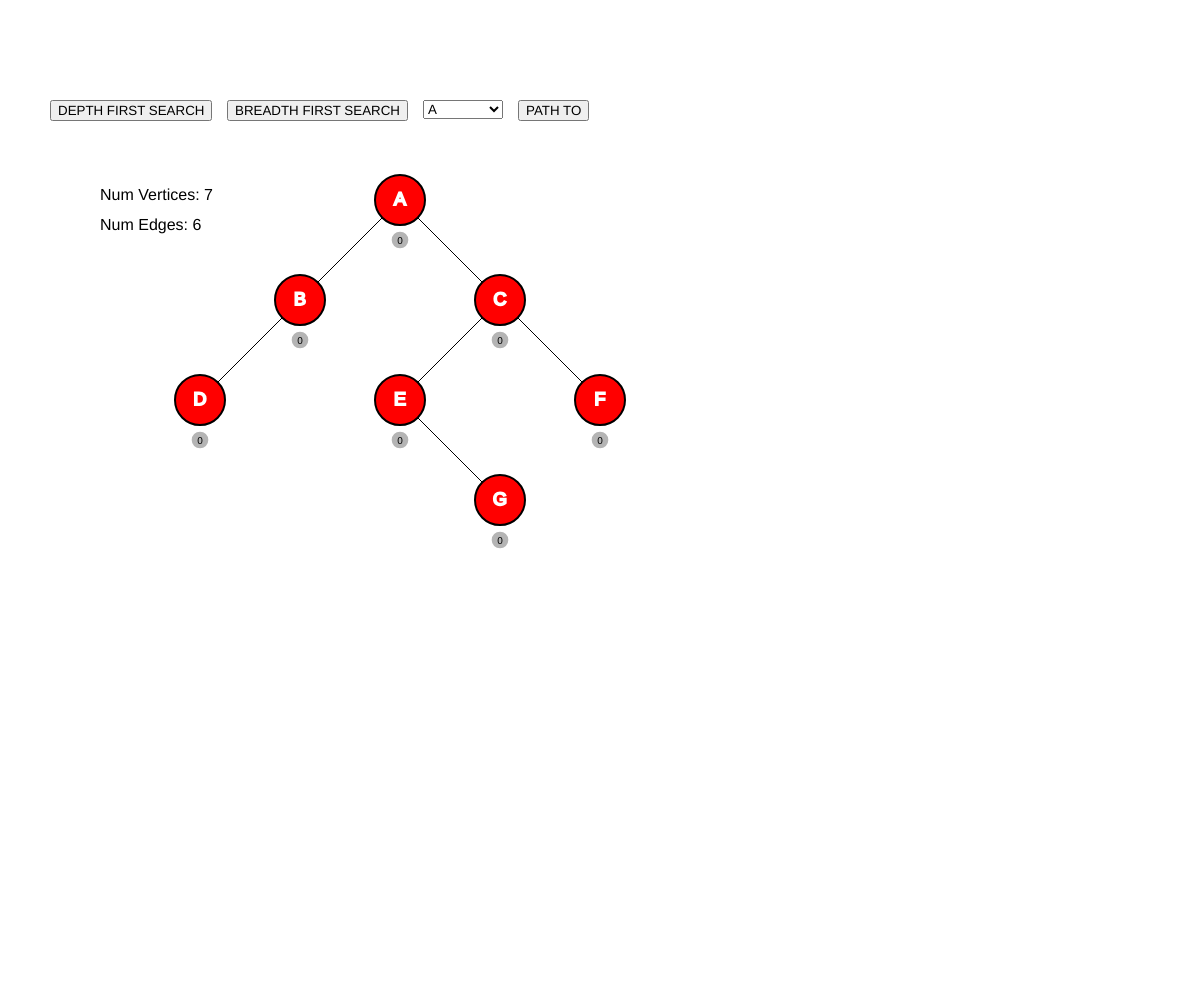
Frame 1 (no input)
Frame 60 (no input): identical to frame 1, image omitted
Frame 120 (the mouse pressed at the canvas centre since frame 60): identical to frame 1, image omitted

The p5.js sketch that drew this single still picture (run headless with seeded random() and noise() and a simulated clock; from frame 60 on, the mouse is pressed at the canvas centre):

// p5.js sketch
// ── sketch.js
var canvas;
var g;
var vertices = [];

function setup() {
  	canvas = createCanvas(windowWidth, windowHeight);
  	canvas.position(0,0);
  	canvas.style('z-index', '-1');
  	canvas.style('display', 'block');
  	background(255);

  	vertices.push(new Vertex('A', 400, 200));
  	vertices.push(new Vertex('B', 300, 300));
  	vertices.push(new Vertex('C', 500, 300));
  	vertices.push(new Vertex('D', 200, 400));
  	vertices.push(new Vertex('E', 400, 400));
  	vertices.push(new Vertex('F', 600, 400));
  	vertices.push(new Vertex('G', 500, 500));

  	g = new Graph(vertices);

 	g.addEdge('A','B');
 	g.addEdge('A','C');
 	g.addEdge('B','D');
 	g.addEdge('C','E');
 	g.addEdge('C','F');
 	g.addEdge('E','G');


	button = createButton('DEPTH FIRST SEARCH');
	button.position(50, 100);
	button.mousePressed(dfs);
	button.class('btn btn-info');

	button2 = createButton('BREADTH FIRST SEARCH');
	button2.position(button.x + button.width + 15, 100);
	button2.mousePressed(bfs);
	button2.class('btn btn-info');

	select = createSelect();
	select.position(button2.x + button2.width + 15, 100);
	select.size(80);
	select.class("form-control");
	for(var i=0; i<vertices.length; i++){
		var label = vertices[i].info;
		select.option(label);
	}

	button3 = createButton('PATH TO');
	button3.position(select.x + select.width + 15, 100);
	button3.mousePressed(path);
	button3.class('btn btn-success');


}

function windowResized(){
	resizeCanvas(windowWidth, windowHeight);
}

function draw() {
	background(255);
  	g.display();
}

function dfs(){
  	alert('Depth First Search from A');
  	console.log('Depth First Search from A:');
  	g.clearMarked();
  	g.dfs('A',0);
}

function bfs(){
	alert('Breadth First Search from A');
	console.log('Breadth First Search from A:');
	g.clearMarked();
  	g.bfs('A',0);
}

function path(){
	const target = select.value();
	alert('Breadth First Search from A to '+target);
	var paths = g.pathTo(target); 
	var strPath ="";
	while (paths.length > 0) {
	   if (paths.length > 1) {
	      strPath += paths.pop() + '-';
	   }
	   else {
	      strPath += paths.pop();
	   }
	 }  
	 console.log("Path from A to "+target+":");
	 console.log(strPath);
}

function mouseDragged(){
	for(var i=0; i<g.vertices.length; i++){
		var v = g.vertices[i];
		if(dist(v.x, v.y, mouseX, mouseY)<50){
			v.updatePosition(mouseX, mouseY);
			break;
		}
	}
}

// ── Graph.js
class Graph {

   constructor(v){

         this.vertices = v;
         this.edges = 0;

         this.adj = [];
         for (var i = 0; i < this.vertices.length; i++) {
            var label = this.vertices[i].info;
            this.adj[label] = [];
         }

         this.marked = []; 
         for (var i = 0; i < this.vertices.length; ++i) {
            var label = this.vertices[i].info;
            this.marked[label] = false; 
         } 

         this.edgeTo = [];

         this.currNumber = 0;

    }

    getVertice(v){
      for (var i = 0; i < this.vertices.length; i++) {
         var label = this.vertices[i].info;
         if(label==v){
          return this.vertices[i];
         }
      }
      return null;
    }

    clearMarked(){
      this.marked = []; 
         for (var i = 0; i < this.vertices.length; ++i) {
            var label = this.vertices[i].info;
            this.marked[label] = false; 
         }
    }

    addEdge(v,w) {
       this.adj[v].push(w);
       this.adj[w].push(v);
       this.edges++;
    }

    dfs(v, n) {

      if(n==0){
        this.currNumber = n;
      }
       
       this.marked[v] = true;

       if (this.adj[v] != undefined){
          console.log("Visited vertex: " + v);
          var currVert = this.getVertice(v);
          currVert.num =  this.currNumber;
          this.currNumber++;
       }
       
       for (var i=0; i<this.adj[v].length; i++) {
          var w = this.adj[v][i];
          if (!this.marked[w]) {
             this.dfs(w, n+1);
          }
       }
    }

    bfs(s, n) {

       this.currNumber = 0;
       
       var queue = [];
       this.marked[s] = true;
       queue.push(s); 
       while (queue.length > 0) {
          var v = queue.shift(); 
          if (v != undefined) {
             console.log("Visited vertex: " + v);
             var currVert = this.getVertice(v);
             currVert.num =  this.currNumber;
             this.currNumber++;
          }
          for (var i=0; i<this.adj[v].length; i++) {
             var w = this.adj[v][i];
             if (!this.marked[w]) {
                this.edgeTo[w] = v;
                this.marked[w] = true;
                queue.push(w);
             }
          }
       }
    }

    hasPathTo(v) {
       return this.marked[v];
    }

    pathTo(v) {
       var source = 'A';
       if (!this.hasPathTo(v)) {
          return undefined;
       }

       var path = [];
       for (var i = v; i != source; i = this.edgeTo[i]) {
          path.push(i);
       }
       path.push(source);   
       return path;
     }

    showGraph() {
       for (var i = 0; i < this.vertices.length; ++i) {
          var label = this.vertices[i].info;
          var str= label + " -> ";
          for (var j = 0; j < this.vertices.length; ++j) {
             if (this.adj[label][j] != undefined)
                str+=this.adj[label][j] + ' ';
          }
          console.log(str);
       }
     } 

   // Additional functions to display a graph

   displayEdges(){
    stroke(0); strokeWeight(1);
      for (var i = 0; i < this.vertices.length; ++i) {
         var origin = this.vertices[i].info;
         var posOrigin = this.vertices[i].getPosition();
         for (var j = 0; j < this.vertices.length; ++j) {
            var target = this.vertices[j].info;
            var posTarget = this.vertices[j].getPosition();
            for(var k=0; k<this.adj[origin].length; k++){
              if (this.adj[origin][k] == target){
                line(posOrigin.x, posOrigin.y, posTarget.x, posTarget.y);
              }
            }
         }
      }
   }

   display(){

      this.displayEdges();
      for (var i = 0; i < this.vertices.length; ++i) {
         this.vertices[i].display(50,50);
      }

      fill(0); noStroke();
      textSize(16);
      textAlign(LEFT);
      text("Num Vertices: "+this.vertices.length, 100, 200 );
      text("Num Edges: "+this.edges, 100, 230 );
   }
   
}
// ── Node.js

class Node {

	constructor(data, left, right){
		this.data=data;
		this.left=left;
		this.right=right;
		this.num=0;
	}

	show(){
		return this.data;
	}

	display(l, x, y, w, h){
		strokeWeight(2);
		var ww = map(l, 1, 5, 200, 10);
		var hh = map(l, 1, 5, 50, 100);
		if(this.left!=null){
			line(x, y, x - ww, y + hh);
		}
		if(this.right!=null){
			line(x, y, x +ww, y + hh);
		}
		ellipseMode(CENTER);
		strokeWeight(2);
		fill(220, 53, 69);
		ellipse(x, y, w, h);
		textAlign(CENTER);
		fill(200); strokeWeight(0.0);
		ellipse(x, y-h/2-15, 20, 20);
		textSize(12);
		textAlign(CENTER);fill(0);
		text(this.num, x, y-h/2-12);
		
		textSize(22);
		fill(255);
		text(this.data, x, y + 6);
		
		if(this.left!=null){
			this.left.display(l+1, x - ww, y + hh, w, h);
		}
		if(this.right!=null){
			this.right.display(l+1, x + ww, y + hh, w, h);
		}
	}
}
// ── Vertex.js

class Vertex {
	
	constructor(info, x, y){
		this.info = info;
		this.x = x;
		this.y = y;
		this.num = 0;
	}

	updatePosition(x, y){
		this.x = x;
		this.y = y;
	}

	getPosition(){
		return createVector(this.x, this.y);
	}

	display(w, h){
		ellipseMode(CENTER);
		fill(255,0,0);
		stroke(0); strokeWeight(2);
		ellipse(this.x, this.y, w, h);
		fill(180); noStroke();
		ellipse(this.x, this.y + h/1.25, w/3, h/3);
		fill(0);
		textAlign(CENTER);
		textSize(10);
		text(this.num, this.x, this.y + h/1.25 + 4);
		textSize(18); fill(255);stroke(255); strokeWeight(2);
		text(this.info, this.x, this.y+5);

	}
}
